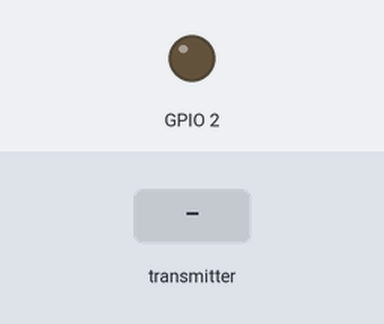
This sketch was run on a simulated ESP32. On the bench: output pins drawn as LEDs (lit = HIGH). Inputs (shaded band) come from the test bench. What the sketch prints to the serial monitor is not drawn.

Above: at 1.2 s.
1.3 s: the transmitter starts sending fileNumber = 0
At 2.4 s:
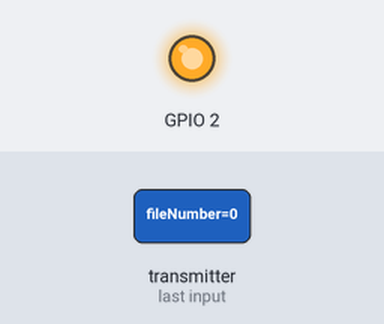
Timing chart, 0 to 13.4 s (numbered marks = the images above; inputs shaded):
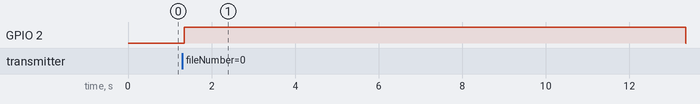

Measured:
- after the input at 1.3 s, GPIO 2: LOW → HIGH after 0.05 s

The sketch:

ESP_Now_Receiver.ino
```cpp
#include <esp_now.h>
#include <WiFi.h>

uint8_t senderAddress[] = { 0x6C, 0xC8, 0x40, 0x89, 0xCA, 0xC8 };  //MP1 - "6C:C8:40:89:CA:C8"
// Structure example to receive data
// Must match the sender structure
typedef struct struct_message {
  int fileNumber;
  bool audioFinished;
} struct_message;

// Create a struct_message called myData
struct_message myData;

esp_now_peer_info_t senderInfo;

void OnDataSent(const uint8_t *mac_addr, esp_now_send_status_t status) {
  Serial.print("\r\nLast Packet Send Status:\t");
  Serial.println(status == ESP_NOW_SEND_SUCCESS ? "Delivery Success" : "Delivery Fail");
}
// callback function that will be executed when data is received
void OnDataRecv(const uint8_t *mac, const uint8_t *incomingData, int len) {
  memcpy(&myData, incomingData, sizeof(myData));
  digitalWrite(2, HIGH);
  delay(2000);
  myData.audioFinished = true;
  esp_err_t answer = esp_now_send(senderAddress, (uint8_t *)&myData, sizeof(myData));
  if (answer == ESP_OK) {
    Serial.println("answer Sent with success");
  } else {
    Serial.println("answer Error sending the data");
  }
  digitalWrite(2,LOW);
}

void setup() {
  // Initialize Serial Monitor
  Serial.begin(115200);

  // Set device as a Wi-Fi Station
  WiFi.mode(WIFI_STA);

  // Init ESP-NOW
  if (esp_now_init() != ESP_OK) {
    Serial.println("Error initializing ESP-NOW");
    return;
  }
  pinMode(2, OUTPUT);

  // Once ESPNow is successfully Init, we will register for recv CB to
  // get recv packer info
  esp_now_register_send_cb(esp_now_send_cb_t(OnDataSent));
  esp_now_register_recv_cb(esp_now_recv_cb_t(OnDataRecv));

  senderInfo.channel = 1;
  senderInfo.encrypt = false;
  memcpy(senderInfo.peer_addr, senderAddress, 6);
  if (esp_now_add_peer(&senderInfo) != ESP_OK) {
    Serial.println("Failed to add peer");
    return;
  }
}

void loop() {
}
```
